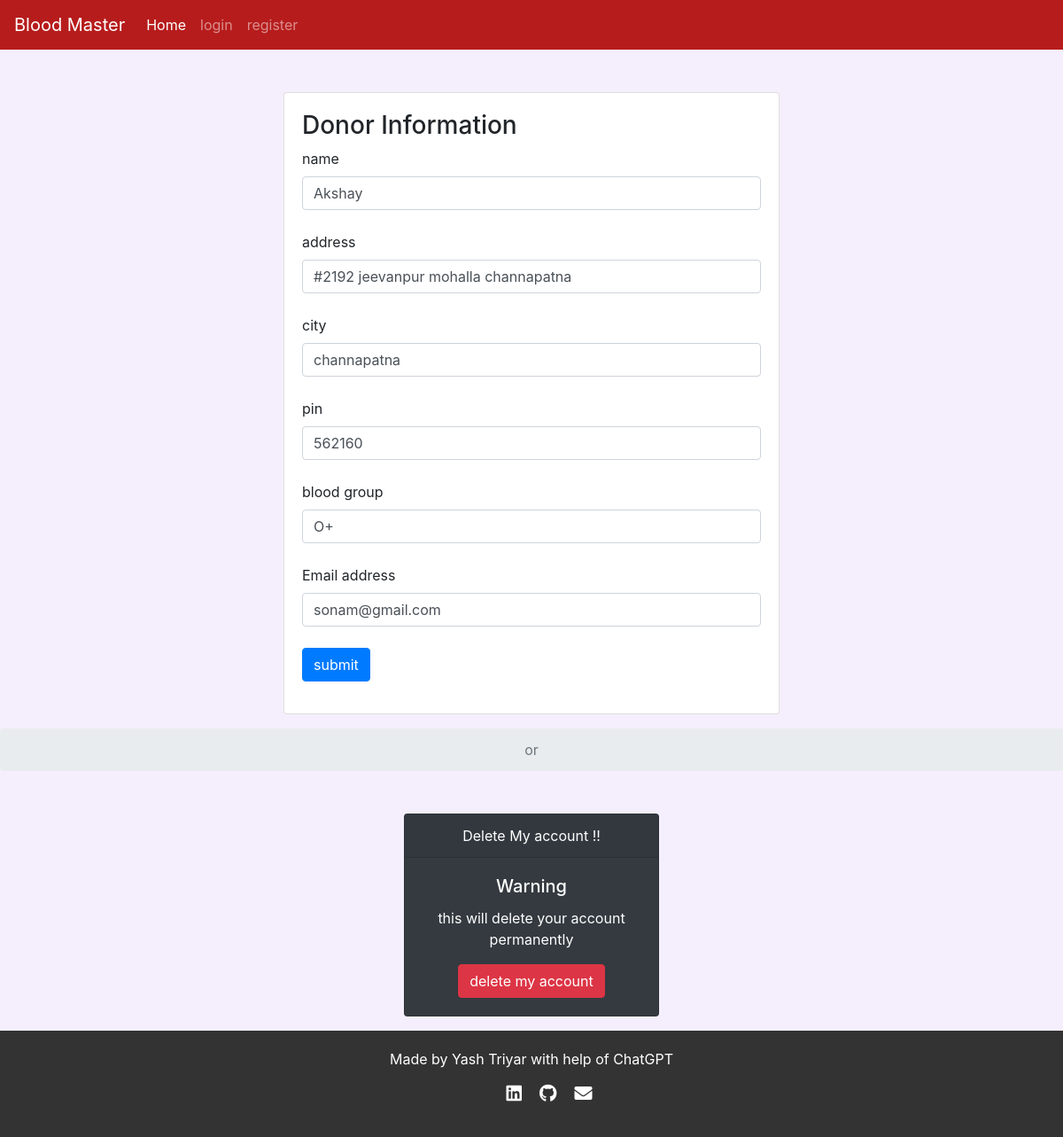
/myprofile/sonam@gmail.com, run on the app's committed database.
### tables this page shows
CREATE TABLE users (name TEXT, addr TEXT, city TEXT, pin TEXT, bg TEXT,email TEXT UNIQUE, pass TEXT);

### server.py (the view, shortened to what this page needs)
@app.route("/myprofile/<email>", methods=('GET', 'POST'))
def myprofile(email):
    msg =""
    if request.method == 'GET':
        con = sqlite3.connect('database.db')
        con.row_factory = sqlite3.Row
        cur = con.cursor()
        cur.execute("select * from users where email=?",(email,))
        rows = cur.fetchall();
        return render_template("myprofile.html",rows = rows)

### templates/myprofile.html (shortened to what this page needs)
{% extends "base.html" %}
{% block content %}
{%for row in rows%}
<center>
<div class="card text-left mt-5" style="width: 35rem;">
  <div class="card-body">
      <form action = "{{url_for('myprofile',email=session['username'])}}" method = "POST">
        <div class="form-group">
         <h3>Donor Information</h3>
         <label for="name">name</label>
         <input type = "text"  class="form-control" name = "name" value="{{row['name']}}" required/><br>
         <label for="name">address</label>
         <input type = "text" name = "addr"  class="form-control" value="{{row['addr']}}" required/><br>
         <label for="name">city</label>
         <input type = "text" name ="city" class="form-control" value="{{row['city']}}" required/><br>
         <label for="name">pin</label>
         <input type = "text" name ="pin" class="form-control" value="{{row['pin']}}" required/><br>
         <label for="name">blood group</label>
         <input type = "text" name ="bg" class="form-control" value="{{row['bg']}}" required/><br>
         <label for="exampleInputEmail1">Email address</label>
        <input type = "email" name ="email" class="form-control" value="{{row['email']}}" required/><br>
         <input type = "submit" value = "submit" class="btn btn-primary" /><br>
       </div>
      </form>
      </div>
      </div>
      </center>
<center>
  <nav aria-label="breadcrumb  ">
    <ol class="breadcrumb mt-3 justify-content-center">
      <li class="breadcrumb-item active" aria-current="page">or</li>
    </ol>
  </nav>
 <div class="card text-white bg-dark mb-3 mt-5" style="max-width: 18rem;">
  <div class="card-header">Delete My account !!</div>
  <div class="card-body">
    <h5 class="card-title">Warning</h5>
    <p class="card-text">this will delete your account permanently</p>
      <a  class="btn btn-danger" data-toggle="modal" data-target="#exampleModalCenter">delete my account</a>
  </div>
</div>
</center>
{%endfor%}
 {% endblock %}

### templates/base.html (style rules this page uses)
body { background-color: #f5eefc; }

### data on the page
users: name "Akshay", addr "#2192 jeevanpur mohalla channapatna", city "channapatna", pin "562160", bg "O+", email "sonam@gmail.com"
